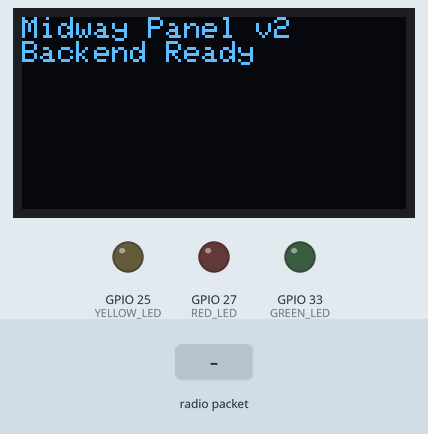
The sketch below on a simulated ESP32. Parts: 128×64 one-colour display, output pins drawn as LEDs (lit = HIGH). Dashed ring = blinking. Inputs (shaded band) come from the test bench. WiFi joins after 1.5 s; servers stay silent unless stated; uploads are accepted with an empty reply; no radio packets arrive unless stated; what the sketch prints to the serial monitor is not drawn.

Above: at 1.1 s.
At 5.8 s:
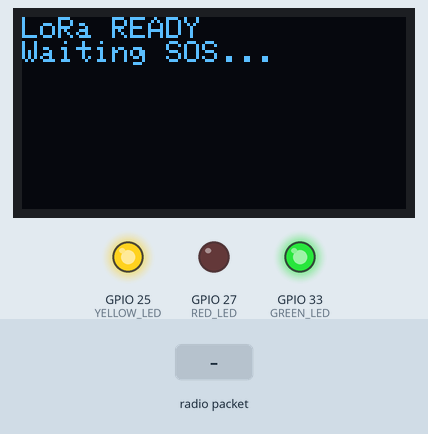
5.9 s: radio packet "SOS" arrives
At 6.31 s:
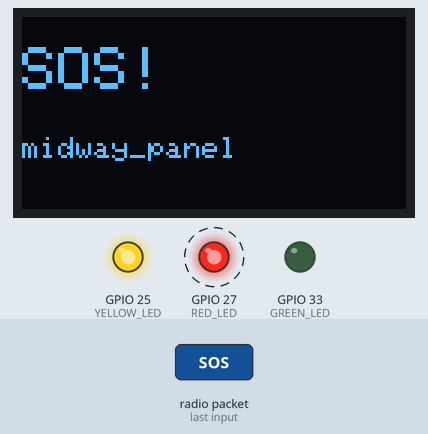
7.8 s: radio packet "CP:" arrives
At 9.8 s:
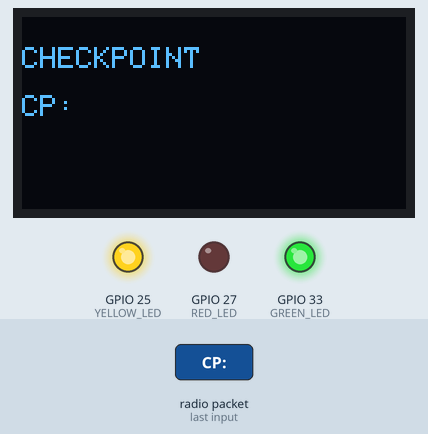
Timing chart, 0 to 11.3 s (numbered marks = the images above; inputs shaded):
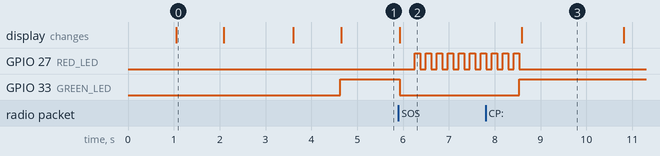

Measured:
- after the input at 5.9 s, GPIO 27 (RED_LED): alternates HIGH for 0.12 s and LOW for 0.12 s, starting after 0.35 s; GPIO 33 (GREEN_LED): HIGH → LOW at once; the display: changes at once (image 2)
- after the input at 7.8 s, the display: changes after 0.79 s (image 3)
- what the display in image 0 shows lasts 1.0 s, from 1.1 s to 2.1 s

The sketch:

midway_v2.ino
```cpp
#include <Adafruit_GFX.h>
#include <Adafruit_SSD1306.h>
#include <HTTPClient.h>
#include <WiFiClientSecure.h>
#include <LoRa.h>
#include <SPI.h>
#include <WiFi.h>
#include <Wire.h>

// ================= WIFI =================
const char *ssid = "Veer";
const char *password = "veer1708";

// Backend Production URL (Railway)
const char *backendURL = "https://lifeline-production-1041.up.railway.app/api/v1/telemetry";
const char *deviceApiKey = "antigravity_secret_123";


// ================= LoRa Pins =================
#define LORA_SS 5
#define LORA_RST 14
#define LORA_DIO0 26

// ================= OLED =================
#define OLED_SDA 4
#define OLED_SCL 15
#define SCREEN_WIDTH 128
#define SCREEN_HEIGHT 64
Adafruit_SSD1306 display(SCREEN_WIDTH, SCREEN_HEIGHT, &Wire, -1);

// ================= Traffic LEDs =================
#define RED_LED 27
#define YELLOW_LED 25
#define GREEN_LED 33

// =================================================

void connectWiFi() {
  WiFi.begin(ssid, password);

  Serial.print("Connecting WiFi");
  display.clearDisplay();
  display.setCursor(0, 0);
  display.println("Connecting WiFi");
  display.display();

  while (WiFi.status() != WL_CONNECTED) {
    delay(500);
    Serial.print(".");
  }

  Serial.println("\nWiFi Connected");
  Serial.println(WiFi.localIP());

  display.clearDisplay();
  display.setCursor(0, 0);
  display.println("WiFi Connected");
  display.println(WiFi.localIP());
  display.display();
  delay(1000);
}

// ================= Node Coordinates =================
struct NodeData {
  const char *id;
  float lat;
  float lon;
};

NodeData nodes[] = {{"Node-A", 29.211372, 77.017304},
                    {"Node-B", 29.210347, 77.015948},
                    {"Node-C", 29.21141446472551, 77.01605426676902}};

void sendSOSToBackend(const char *nodeID, float lat, float lon,
                      bool isSOS = true, const char *userID = "") {
  if (WiFi.status() == WL_CONNECTED) {
    WiFiClientSecure client;
    client.setInsecure();
    HTTPClient http;
    http.begin(client, backendURL);
    http.addHeader("Content-Type", "application/json");
    http.addHeader("X-Device-Key", deviceApiKey);

    // Dynamic JSON Payload - Simplified for robustness
    String jsonPayload = "{";
    jsonPayload += "\"device_id\":\"" + String(nodeID) + "\",";
    jsonPayload += "\"latitude\":" + String(lat, 6) + ",";
    jsonPayload += "\"longitude\":" + String(lon, 6) + ",";
    jsonPayload += "\"pulse\":72,";
    jsonPayload += "\"sos\":" + String(isSOS ? "true" : "false") + ",";
    jsonPayload +=
        "\"is_checkpoint\":" + String(!isSOS ? "true" : "false") + ",";
    jsonPayload += "\"user_id\":\"" + String(userID) + "\"";
    jsonPayload += "}";

    Serial.print("Debug Payload: ");
    Serial.println(jsonPayload);

    int httpResponseCode = http.POST(jsonPayload);

    Serial.print("HTTP Response Code: ");
    Serial.println(httpResponseCode);

    if (httpResponseCode > 0) {
      String response = http.getString();
      Serial.println("Response: " + response);
    } else {
      Serial.print("Error on sending POST: ");
      Serial.println(http.errorToString(httpResponseCode).c_str());
    }

    http.end();
  } else {
    Serial.println("ERROR: WiFi Disconnected. Cannot send to backend!");
    display.clearDisplay();
    display.setCursor(0, 0);
    display.println("WIFI LOST!");
    display.display();
  }
}

// =================================================

void setup() {
  Serial.begin(115200);
  delay(1000);

  // ===== OLED INIT FIRST =====
  Wire.begin(OLED_SDA, OLED_SCL);

  if (!display.begin(SSD1306_SWITCHCAPVCC, 0x3C)) {
    Serial.println("OLED INIT FAILED");
    while (1)
      ;
  }

  display.clearDisplay();
  display.setTextColor(WHITE);
  display.setTextSize(1);
  display.setCursor(0, 0);
  display.println("Midway Panel v2");
  display.println("Backend Ready");
  display.display();
  delay(1000);

  // ===== LED Setup =====
  pinMode(RED_LED, OUTPUT);
  pinMode(YELLOW_LED, OUTPUT);
  pinMode(GREEN_LED, OUTPUT);

  digitalWrite(RED_LED, LOW);
  digitalWrite(YELLOW_LED, LOW);
  digitalWrite(GREEN_LED, LOW);

  // ===== Connect WiFi =====
  connectWiFi();

  // ===== LoRa Setup =====
  SPI.begin(18, 19, 23);
  LoRa.setPins(LORA_SS, LORA_RST, LORA_DIO0);

  if (!LoRa.begin(433E6)) {
    Serial.println("LoRa INIT FAILED");
    display.clearDisplay();
    display.setCursor(0, 0);
    display.println("LoRa FAILED");
    display.display();
    while (1)
      ;
  }

  LoRa.setSyncWord(0x34);
  LoRa.setSpreadingFactor(7);
  LoRa.enableCrc();

  digitalWrite(YELLOW_LED, HIGH); // LoRa OK
  digitalWrite(GREEN_LED, HIGH);  // Normal

  display.clearDisplay();
  display.setCursor(0, 0);
  display.println("LoRa READY");
  display.println("Waiting SOS...");
  display.display();

  Serial.println("System Ready - v2 Backend Connected");
}

// =================================================

void loop() {
  int packetSize = LoRa.parsePacket();

  if (packetSize) {
    String incoming = "";
    while (LoRa.available()) {
      incoming += (char)LoRa.read();
    }
    incoming.trim(); // Remove any whitespace/newlines

    Serial.print("Received (Trimmed): ");
    Serial.println(incoming);

    // 1. Handle Checkpoint Packets (Format: CP:user_id:node_id)
    if (incoming.startsWith("CP:")) {
      int firstColon = incoming.indexOf(':');
      int secondColon = incoming.indexOf(':', firstColon + 1);

      String userID = incoming.substring(firstColon + 1, secondColon);
      String nodeID = incoming.substring(secondColon + 1);

      Serial.print("CHECKPOINT DETECTED - User: ");
      Serial.print(userID);
      Serial.print(" at ");
      Serial.println(nodeID);

      // Find node coordinates
      float lat = 30.8000;
      float lon = 76.8500;
      for (int i = 0; i < 3; i++) {
        if (nodeID == nodes[i].id) {
          lat = nodes[i].lat;
          lon = nodes[i].lon;
          break;
        }
      }

      display.clearDisplay();
      display.setCursor(0, 10);
      display.println("CHECKPOINT");
      display.println(userID);
      display.println(nodeID);
      display.display();

      // Forward to backend as non-SOS checkpoint
      sendSOSToBackend(nodeID.c_str(), lat, lon, false, userID.c_str());

      delay(2000);
      display.clearDisplay();
      display.println("Waiting SOS...");
      display.display();
      return; // Exit loop for this packet
    }

    // 2. Handle SOS Packets
    // Default to midway panel if generic SOS or unknown ID
    const char *targetID = "midway_panel";
    float targetLat = 30.8000;
    float targetLon = 76.8500;
    bool foundNode = false;

    // Check if incoming matches any Node ID (e.g., "Node-B")
    for (int i = 0; i < 3; i++) {
      if (incoming == nodes[i].id) {
        targetID = nodes[i].id;
        targetLat = nodes[i].lat;
        targetLon = nodes[i].lon;
        foundNode = true;
        break;
      }
    }

    if (incoming == "SOS" || foundNode) {
      Serial.print("ALERT FROM: ");
      Serial.println(targetID);

      display.clearDisplay();
      display.setTextSize(2);
      display.setCursor(0, 10);
      display.println("SOS!");
      display.setTextSize(1);
      display.setCursor(0, 40);
      display.println(targetID);
      display.display();

      digitalWrite(GREEN_LED, LOW);

      // 1. Trigger Local Webpage Backend with Dynamic Coords
      sendSOSToBackend(targetID, targetLat, targetLon, true);


      // Mechanical Alarm Feedback
      digitalWrite(RED_LED, HIGH);
      for (int i = 0; i < 10; i++) {
        digitalWrite(RED_LED, LOW);
        delay(120);
        digitalWrite(RED_LED, HIGH);
        delay(120);
      }
      digitalWrite(RED_LED, LOW);
      digitalWrite(GREEN_LED, HIGH);

      display.clearDisplay();
      display.setTextSize(1);
      display.setCursor(0, 0);
      display.println("Waiting SOS...");
      display.display();
    }
  }
}
```
